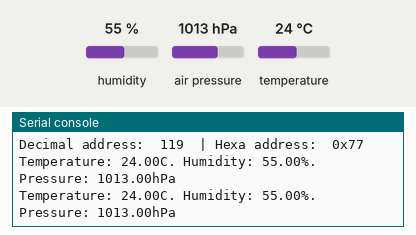
Bench run of a program on a simulated Raspberry Pi Pico running MicroPython. Parts: the last lines printed to the serial console. The test bench sets the inputs (shaded band); at power-on: humidity 55 %, air pressure 1013 hPa, temperature 24 °C.

Above: at 1.2 s.
1.3 s: humidity set to 22 %
At 2.6 s:
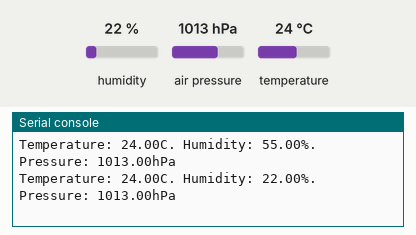
2.8 s: air pressure set to 952 hPa
At 4.0 s:
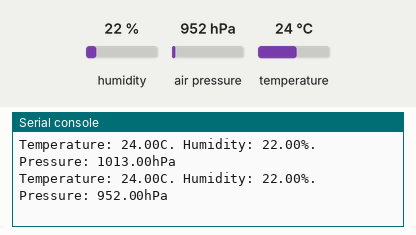
4.3 s: temperature set to 12 °C
At 4.3 s:
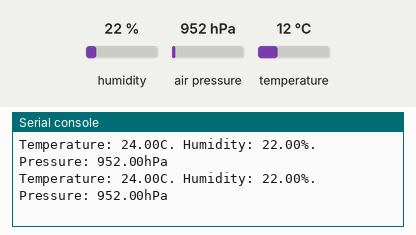

The program:

main_address_77.py
```python
from time import sleep
import bme280
import machine


i2c=machine.I2C(id=0, sda=machine.Pin(0, pull=machine.Pin.PULL_UP), scl=machine.Pin(1, pull=machine.Pin.PULL_UP), freq=200000)

print('Scan i2c bus...')
devices = i2c.scan()

if len(devices) == 0:
  print("No i2c device !")
else:
  print('i2c devices found:',len(devices))

  for device in devices:
    print("Decimal address: ",device," | Hexa address: ",hex(device))


while True:
    bme = bme280.BME280(i2c=i2c, address=0x77)
    temp = bme.values[0]
    pressure = bme.values[1]
    humidity = bme.values[2]
    reading = 'Temperature: ' + temp + '. Humidity: ' + humidity + '. Pressure: ' + pressure
    print(reading)
    sleep(1)
```

Measured:
- after the input at 1.3 s, the serial console: prints a new line after 0.84 s (image 1)
- after the input at 2.8 s, the serial console: prints a new line after 0.38 s (image 2)
